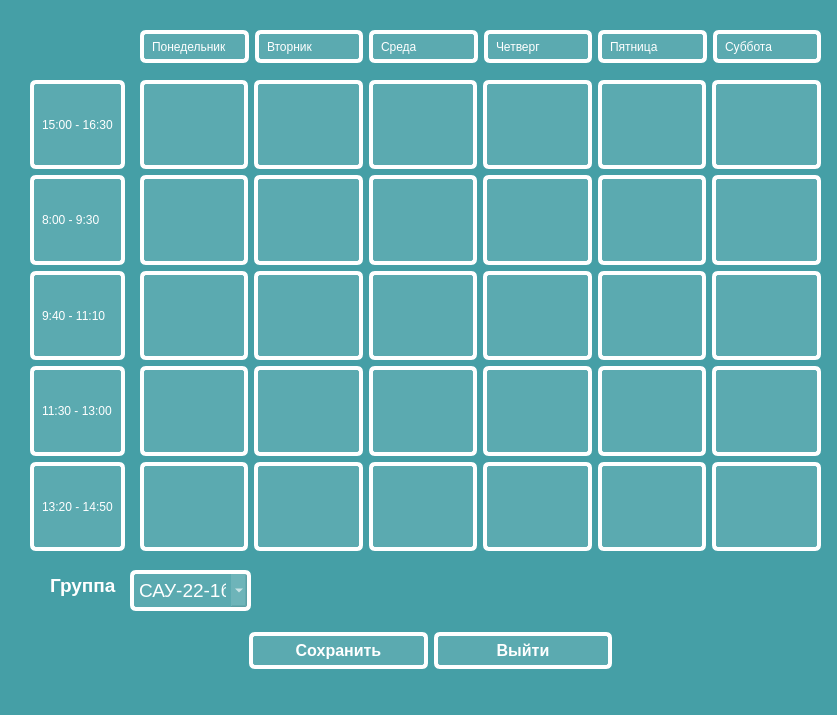
<?xml version="1.0" encoding="UTF-8"?>
<ui version="4.0">
 <class>Dialog</class>
 <widget class="QDialog" name="Dialog">
  <property name="geometry">
   <rect>
    <x>0</x>
    <y>0</y>
    <width>837</width>
    <height>715</height>
   </rect>
  </property>
  <property name="windowTitle">
   <string>Dialog</string>
  </property>
  <property name="styleSheet">
   <string notr="true">background-color: rgb(69, 159, 166);</string>
  </property>
  <widget class="QComboBox" name="comboBox">
   <property name="geometry">
    <rect>
     <x>130</x>
     <y>570</y>
     <width>121</width>
     <height>41</height>
    </rect>
   </property>
   <property name="font">
    <font>
     <pointsize>14</pointsize>
    </font>
   </property>
   <property name="styleSheet">
    <string notr="true">background-color: rgba(255, 255, 255, 30); 
border: 4px solid white; 
border-radius: 6px; 
padding: 5px;  
color: white;</string>
   </property>
   <item>
    <property name="text">
     <string>САУ-22-1б</string>
    </property>
   </item>
   <item>
    <property name="text">
     <string>САУ-23-1б</string>
    </property>
   </item>
   <item>
    <property name="text">
     <string>САУ-24-1б</string>
    </property>
   </item>
  </widget>
  <widget class="QLabel" name="label_12">
   <property name="geometry">
    <rect>
     <x>50</x>
     <y>560</y>
     <width>81</width>
     <height>51</height>
    </rect>
   </property>
   <property name="font">
    <font>
     <pointsize>14</pointsize>
     <weight>75</weight>
     <bold>true</bold>
    </font>
   </property>
   <property name="styleSheet">
    <string notr="true">background-color: rgba(255, 255, 255, 0);  
color: white;</string>
   </property>
   <property name="text">
    <string>Группа</string>
   </property>
  </widget>
  <widget class="QWidget" name="layoutWidget">
   <property name="geometry">
    <rect>
     <x>140</x>
     <y>30</y>
     <width>681</width>
     <height>33</height>
    </rect>
   </property>
   <layout class="QHBoxLayout" name="horizontalLayout">
    <item>
     <widget class="QLabel" name="label">
      <property name="styleSheet">
       <string notr="true">background-color: rgba(255, 255, 255, 30); 
border: 4px solid white; 
border-radius: 6px; 
padding: 5px;  
color: white;</string>
      </property>
      <property name="text">
       <string>Понедельник</string>
      </property>
     </widget>
    </item>
    <item>
     <widget class="QLabel" name="label_3">
      <property name="styleSheet">
       <string notr="true">background-color: rgba(255, 255, 255, 30); 
border: 4px solid white; 
border-radius: 6px; 
padding: 5px;  
color: white;</string>
      </property>
      <property name="text">
       <string>Вторник</string>
      </property>
     </widget>
    </item>
    <item>
     <widget class="QLabel" name="label_4">
      <property name="styleSheet">
       <string notr="true">background-color: rgba(255, 255, 255, 30); 
border: 4px solid white; 
border-radius: 6px; 
padding: 5px;  
color: white;</string>
      </property>
      <property name="text">
       <string>Среда</string>
      </property>
     </widget>
    </item>
    <item>
     <widget class="QLabel" name="label_2">
      <property name="styleSheet">
       <string notr="true">background-color: rgba(255, 255, 255, 30); 
border: 4px solid white; 
border-radius: 6px; 
padding: 5px;  
color: white;</string>
      </property>
      <property name="text">
       <string>Четверг</string>
      </property>
     </widget>
    </item>
    <item>
     <widget class="QLabel" name="label_5">
      <property name="styleSheet">
       <string notr="true">background-color: rgba(255, 255, 255, 30); 
border: 4px solid white; 
border-radius: 6px; 
padding: 5px;  
color: white;</string>
      </property>
      <property name="text">
       <string>Пятница</string>
      </property>
     </widget>
    </item>
    <item>
     <widget class="QLabel" name="label_6">
      <property name="styleSheet">
       <string notr="true">background-color: rgba(255, 255, 255, 30); 
border: 4px solid white; 
border-radius: 6px; 
padding: 5px;  
color: white;</string>
      </property>
      <property name="text">
       <string>Суббота</string>
      </property>
     </widget>
    </item>
   </layout>
  </widget>
  <widget class="QWidget" name="layoutWidget">
   <property name="geometry">
    <rect>
     <x>140</x>
     <y>80</y>
     <width>681</width>
     <height>471</height>
    </rect>
   </property>
   <layout class="QVBoxLayout" name="verticalLayout">
    <item>
     <layout class="QHBoxLayout" name="horizontalLayout_2">
      <item>
       <widget class="QTextEdit" name="textEdit">
        <property name="styleSheet">
         <string notr="true">background-color: rgba(255, 255, 255, 30); 
border: 4px solid white; 
border-radius: 6px; 
padding: 5px;  
color: white;</string>
        </property>
       </widget>
      </item>
      <item>
       <widget class="QTextEdit" name="textEdit_2">
        <property name="styleSheet">
         <string notr="true">background-color: rgba(255, 255, 255, 30); 
border: 4px solid white; 
border-radius: 6px; 
padding: 5px;  
color: white;</string>
        </property>
       </widget>
      </item>
      <item>
       <widget class="QTextEdit" name="textEdit_3">
        <property name="styleSheet">
         <string notr="true">background-color: rgba(255, 255, 255, 30); 
border: 4px solid white; 
border-radius: 6px; 
padding: 5px;  
color: white;</string>
        </property>
       </widget>
      </item>
      <item>
       <widget class="QTextEdit" name="textEdit_4">
        <property name="styleSheet">
         <string notr="true">background-color: rgba(255, 255, 255, 30); 
border: 4px solid white; 
border-radius: 6px; 
padding: 5px;  
color: white;</string>
        </property>
       </widget>
      </item>
      <item>
       <widget class="QTextEdit" name="textEdit_5">
        <property name="styleSheet">
         <string notr="true">background-color: rgba(255, 255, 255, 30); 
border: 4px solid white; 
border-radius: 6px; 
padding: 5px;  
color: white;</string>
        </property>
       </widget>
      </item>
      <item>
       <widget class="QTextEdit" name="textEdit_6">
        <property name="styleSheet">
         <string notr="true">background-color: rgba(255, 255, 255, 30); 
border: 4px solid white; 
border-radius: 6px; 
padding: 5px;  
color: white;</string>
        </property>
       </widget>
      </item>
     </layout>
    </item>
    <item>
     <layout class="QHBoxLayout" name="horizontalLayout_3">
      <item>
       <widget class="QTextEdit" name="textEdit_7">
        <property name="styleSheet">
         <string notr="true">background-color: rgba(255, 255, 255, 30); 
border: 4px solid white; 
border-radius: 6px; 
padding: 5px;  
color: white;</string>
        </property>
       </widget>
      </item>
      <item>
       <widget class="QTextEdit" name="textEdit_8">
        <property name="styleSheet">
         <string notr="true">background-color: rgba(255, 255, 255, 30); 
border: 4px solid white; 
border-radius: 6px; 
padding: 5px;  
color: white;</string>
        </property>
       </widget>
      </item>
      <item>
       <widget class="QTextEdit" name="textEdit_9">
        <property name="styleSheet">
         <string notr="true">background-color: rgba(255, 255, 255, 30); 
border: 4px solid white; 
border-radius: 6px; 
padding: 5px;  
color: white;</string>
        </property>
       </widget>
      </item>
      <item>
       <widget class="QTextEdit" name="textEdit_10">
        <property name="styleSheet">
         <string notr="true">background-color: rgba(255, 255, 255, 30); 
border: 4px solid white; 
border-radius: 6px; 
padding: 5px;  
color: white;</string>
        </property>
       </widget>
      </item>
      <item>
       <widget class="QTextEdit" name="textEdit_11">
        <property name="styleSheet">
         <string notr="true">background-color: rgba(255, 255, 255, 30); 
border: 4px solid white; 
border-radius: 6px; 
padding: 5px;  
color: white;</string>
        </property>
       </widget>
      </item>
      <item>
       <widget class="QTextEdit" name="textEdit_12">
        <property name="styleSheet">
         <string notr="true">background-color: rgba(255, 255, 255, 30); 
border: 4px solid white; 
border-radius: 6px; 
padding: 5px;  
color: white;</string>
        </property>
       </widget>
      </item>
     </layout>
    </item>
    <item>
     <layout class="QHBoxLayout" name="horizontalLayout_4">
      <item>
       <widget class="QTextEdit" name="textEdit_13">
        <property name="styleSheet">
         <string notr="true">background-color: rgba(255, 255, 255, 30); 
border: 4px solid white; 
border-radius: 6px; 
padding: 5px;  
color: white;</string>
        </property>
       </widget>
      </item>
      <item>
       <widget class="QTextEdit" name="textEdit_14">
        <property name="styleSheet">
         <string notr="true">background-color: rgba(255, 255, 255, 30); 
border: 4px solid white; 
border-radius: 6px; 
padding: 5px;  
color: white;</string>
        </property>
       </widget>
      </item>
      <item>
       <widget class="QTextEdit" name="textEdit_15">
        <property name="styleSheet">
         <string notr="true">background-color: rgba(255, 255, 255, 30); 
border: 4px solid white; 
border-radius: 6px; 
padding: 5px;  
color: white;</string>
        </property>
       </widget>
      </item>
      <item>
       <widget class="QTextEdit" name="textEdit_16">
        <property name="styleSheet">
         <string notr="true">background-color: rgba(255, 255, 255, 30); 
border: 4px solid white; 
border-radius: 6px; 
padding: 5px;  
color: white;</string>
        </property>
       </widget>
      </item>
      <item>
       <widget class="QTextEdit" name="textEdit_17">
        <property name="styleSheet">
         <string notr="true">background-color: rgba(255, 255, 255, 30); 
border: 4px solid white; 
border-radius: 6px; 
padding: 5px;  
color: white;</string>
        </property>
       </widget>
      </item>
      <item>
       <widget class="QTextEdit" name="textEdit_18">
        <property name="styleSheet">
         <string notr="true">background-color: rgba(255, 255, 255, 30); 
border: 4px solid white; 
border-radius: 6px; 
padding: 5px;  
color: white;</string>
        </property>
       </widget>
      </item>
     </layout>
    </item>
    <item>
     <layout class="QHBoxLayout" name="horizontalLayout_5">
      <item>
       <widget class="QTextEdit" name="textEdit_19">
        <property name="styleSheet">
         <string notr="true">background-color: rgba(255, 255, 255, 30); 
border: 4px solid white; 
border-radius: 6px; 
padding: 5px;  
color: white;</string>
        </property>
       </widget>
      </item>
      <item>
       <widget class="QTextEdit" name="textEdit_20">
        <property name="styleSheet">
         <string notr="true">background-color: rgba(255, 255, 255, 30); 
border: 4px solid white; 
border-radius: 6px; 
padding: 5px;  
color: white;</string>
        </property>
       </widget>
      </item>
      <item>
       <widget class="QTextEdit" name="textEdit_21">
        <property name="styleSheet">
         <string notr="true">background-color: rgba(255, 255, 255, 30); 
border: 4px solid white; 
border-radius: 6px; 
padding: 5px;  
color: white;</string>
        </property>
       </widget>
      </item>
      <item>
       <widget class="QTextEdit" name="textEdit_22">
        <property name="styleSheet">
         <string notr="true">background-color: rgba(255, 255, 255, 30); 
border: 4px solid white; 
border-radius: 6px; 
padding: 5px;  
color: white;</string>
        </property>
       </widget>
      </item>
      <item>
       <widget class="QTextEdit" name="textEdit_23">
        <property name="styleSheet">
         <string notr="true">background-color: rgba(255, 255, 255, 30); 
border: 4px solid white; 
border-radius: 6px; 
padding: 5px;  
color: white;</string>
        </property>
       </widget>
      </item>
      <item>
       <widget class="QTextEdit" name="textEdit_24">
        <property name="styleSheet">
         <string notr="true">background-color: rgba(255, 255, 255, 30); 
border: 4px solid white; 
border-radius: 6px; 
padding: 5px;  
color: white;</string>
        </property>
       </widget>
      </item>
     </layout>
    </item>
    <item>
     <layout class="QHBoxLayout" name="horizontalLayout_6">
      <item>
       <widget class="QTextEdit" name="textEdit_25">
        <property name="styleSheet">
         <string notr="true">background-color: rgba(255, 255, 255, 30); 
border: 4px solid white; 
border-radius: 6px; 
padding: 5px;  
color: white;</string>
        </property>
       </widget>
      </item>
      <item>
       <widget class="QTextEdit" name="textEdit_26">
        <property name="styleSheet">
         <string notr="true">background-color: rgba(255, 255, 255, 30); 
border: 4px solid white; 
border-radius: 6px; 
padding: 5px;  
color: white;</string>
        </property>
       </widget>
      </item>
      <item>
       <widget class="QTextEdit" name="textEdit_27">
        <property name="styleSheet">
         <string notr="true">background-color: rgba(255, 255, 255, 30); 
border: 4px solid white; 
border-radius: 6px; 
padding: 5px;  
color: white;</string>
        </property>
       </widget>
      </item>
      <item>
       <widget class="QTextEdit" name="textEdit_28">
        <property name="styleSheet">
         <string notr="true">background-color: rgba(255, 255, 255, 30); 
border: 4px solid white; 
border-radius: 6px; 
padding: 5px;  
color: white;</string>
        </property>
       </widget>
      </item>
      <item>
       <widget class="QTextEdit" name="textEdit_29">
        <property name="styleSheet">
         <string notr="true">background-color: rgba(255, 255, 255, 30); 
border: 4px solid white; 
border-radius: 6px; 
padding: 5px;  
color: white;</string>
        </property>
       </widget>
      </item>
      <item>
       <widget class="QTextEdit" name="textEdit_30">
        <property name="styleSheet">
         <string notr="true">background-color: rgba(255, 255, 255, 30); 
border: 4px solid white; 
border-radius: 6px; 
padding: 5px;  
color: white;</string>
        </property>
       </widget>
      </item>
     </layout>
    </item>
   </layout>
  </widget>
  <widget class="QWidget" name="layoutWidget">
   <property name="geometry">
    <rect>
     <x>30</x>
     <y>80</y>
     <width>95</width>
     <height>471</height>
    </rect>
   </property>
   <layout class="QVBoxLayout" name="verticalLayout_2">
    <item>
     <widget class="QLabel" name="label_11">
      <property name="styleSheet">
       <string notr="true">background-color: rgba(255, 255, 255, 30); 
border: 4px solid white; 
border-radius: 6px; 
padding: 5px;  
color: white;</string>
      </property>
      <property name="text">
       <string>15:00 - 16:30 </string>
      </property>
     </widget>
    </item>
    <item>
     <widget class="QLabel" name="label_7">
      <property name="styleSheet">
       <string notr="true">background-color: rgba(255, 255, 255, 30); 
border: 4px solid white; 
border-radius: 6px; 
padding: 5px;  
color: white;</string>
      </property>
      <property name="text">
       <string>8:00 - 9:30</string>
      </property>
     </widget>
    </item>
    <item>
     <widget class="QLabel" name="label_8">
      <property name="styleSheet">
       <string notr="true">background-color: rgba(255, 255, 255, 30); 
border: 4px solid white; 
border-radius: 6px; 
padding: 5px;  
color: white;</string>
      </property>
      <property name="text">
       <string>9:40 - 11:10</string>
      </property>
     </widget>
    </item>
    <item>
     <widget class="QLabel" name="label_9">
      <property name="styleSheet">
       <string notr="true">background-color: rgba(255, 255, 255, 30); 
border: 4px solid white; 
border-radius: 6px; 
padding: 5px;  
color: white;</string>
      </property>
      <property name="text">
       <string>11:30 - 13:00</string>
      </property>
     </widget>
    </item>
    <item>
     <widget class="QLabel" name="label_10">
      <property name="styleSheet">
       <string notr="true">background-color: rgba(255, 255, 255, 30); 
border: 4px solid white; 
border-radius: 6px; 
padding: 5px;  
color: white;</string>
      </property>
      <property name="text">
       <string>13:20 - 14:50</string>
      </property>
     </widget>
    </item>
   </layout>
  </widget>
  <widget class="QFrame" name="frame">
   <property name="geometry">
    <rect>
     <x>240</x>
     <y>590</y>
     <width>381</width>
     <height>121</height>
    </rect>
   </property>
   <property name="styleSheet">
    <string notr="true">background-color: rgba(255, 255, 255, 0); 
</string>
   </property>
   <layout class="QHBoxLayout" name="horizontalLayout_7">
    <item>
     <widget class="QPushButton" name="pushButton">
      <property name="font">
       <font>
        <pointsize>12</pointsize>
        <weight>75</weight>
        <bold>true</bold>
       </font>
      </property>
      <property name="styleSheet">
       <string notr="true">background-color: rgba(255, 255, 255, 30); 
border: 4px solid white; 
border-radius: 6px; 
padding: 5px;  
color: white;</string>
      </property>
      <property name="text">
       <string>Сохранить</string>
      </property>
     </widget>
    </item>
    <item>
     <widget class="QPushButton" name="pushButton_2">
      <property name="font">
       <font>
        <pointsize>12</pointsize>
        <weight>75</weight>
        <bold>true</bold>
       </font>
      </property>
      <property name="styleSheet">
       <string notr="true">background-color: rgba(255, 255, 255, 30); 
border: 4px solid white; 
border-radius: 6px; 
padding: 5px;  
color: white;</string>
      </property>
      <property name="text">
       <string>Выйти</string>
      </property>
     </widget>
    </item>
   </layout>
  </widget>
 </widget>
 <resources/>
 <connections/>
</ui>
